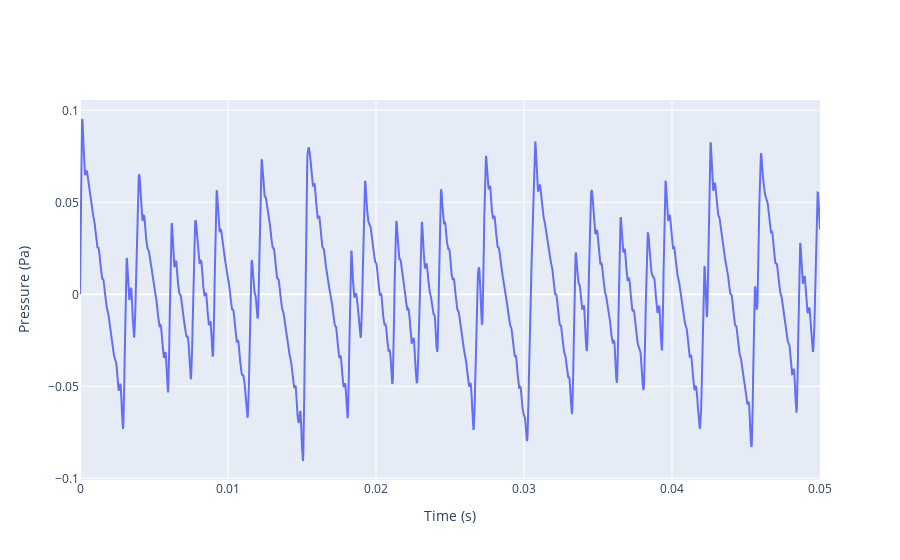

Notebook code cell kept with this figure:
### Markdown cell above
### Visualize the sound being made

### Code cell
secs = 0.05
rate = 44100
S = SawSynth
notes = ["C4", "E4"]

tones = S.get_tones(notes)
ts = np.linspace(0.0, secs, int(rate * secs))
data = np.sum( 
    [
        tone.p * (2 ** 0.5) * np.sin(2 * np.pi * tone.freq * ts + tone.phase)
        for tone in tones
    ],
    axis=0,
)

fig = go.Figure()
fig.add_trace(go.Scatter(x=ts, y=data))
fig.update_xaxes(title_text='Time (s)')
fig.update_yaxes(title_text='Pressure (Pa)')
fig.show()

### Figure 1 — Plotly figure (JSON) as saved in the notebook; plotly's stock layout.template omitted (floating-point values rounded to 4 significant figures; data arrays with more than 128 entries replaced by an {"elided": "..."} marker saying what was removed)
{"data": [{"type": "scatter", "x": {"elided": "2205 float values"}, "y": {"elided": "2205 float values"}}], "layout": {"xaxis": {"title": {"text": "Time (s)"}}, "yaxis": {"title": {"text": "Pressure (Pa)"}}}}
